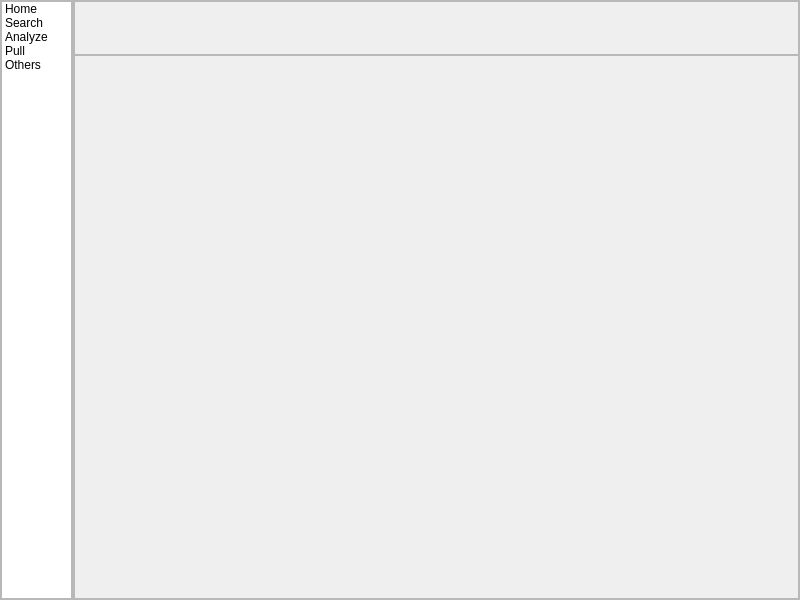
<?xml version="1.0" encoding="UTF-8"?>
<ui version="4.0">
 <class>MainWindow</class>
 <widget class="QMainWindow" name="MainWindow">
  <property name="geometry">
   <rect>
    <x>0</x>
    <y>0</y>
    <width>800</width>
    <height>600</height>
   </rect>
  </property>
  <property name="minimumSize">
   <size>
    <width>800</width>
    <height>600</height>
   </size>
  </property>
  <property name="maximumSize">
   <size>
    <width>800</width>
    <height>600</height>
   </size>
  </property>
  <property name="windowTitle">
   <string>MainWindow</string>
  </property>
  <property name="styleSheet">
   <string notr="true"/>
  </property>
  <widget class="QWidget" name="centralwidget">
   <layout class="QVBoxLayout" name="verticalLayout">
    <property name="spacing">
     <number>0</number>
    </property>
    <property name="leftMargin">
     <number>0</number>
    </property>
    <property name="topMargin">
     <number>0</number>
    </property>
    <property name="rightMargin">
     <number>0</number>
    </property>
    <property name="bottomMargin">
     <number>0</number>
    </property>
    <item>
     <layout class="QHBoxLayout" name="horizontalLayout" stretch="1,10">
      <property name="spacing">
       <number>0</number>
      </property>
      <property name="leftMargin">
       <number>0</number>
      </property>
      <property name="topMargin">
       <number>0</number>
      </property>
      <property name="rightMargin">
       <number>0</number>
      </property>
      <property name="bottomMargin">
       <number>0</number>
      </property>
      <item>
       <widget class="QFrame" name="Side_Menu">
        <property name="frameShape">
         <enum>QFrame::StyledPanel</enum>
        </property>
        <property name="frameShadow">
         <enum>QFrame::Raised</enum>
        </property>
        <layout class="QGridLayout" name="gridLayout_2">
         <property name="leftMargin">
          <number>0</number>
         </property>
         <property name="topMargin">
          <number>0</number>
         </property>
         <property name="rightMargin">
          <number>0</number>
         </property>
         <property name="bottomMargin">
          <number>0</number>
         </property>
         <property name="spacing">
          <number>0</number>
         </property>
         <item row="0" column="0">
          <widget class="QListWidget" name="List_Menu">
           <item>
            <property name="text">
             <string>Home</string>
            </property>
           </item>
           <item>
            <property name="text">
             <string>Search</string>
            </property>
           </item>
           <item>
            <property name="text">
             <string>Analyze</string>
            </property>
           </item>
           <item>
            <property name="text">
             <string>Pull</string>
            </property>
           </item>
           <item>
            <property name="text">
             <string>Others</string>
            </property>
           </item>
          </widget>
         </item>
        </layout>
       </widget>
      </item>
      <item>
       <widget class="QFrame" name="frame_2">
        <property name="frameShape">
         <enum>QFrame::StyledPanel</enum>
        </property>
        <property name="frameShadow">
         <enum>QFrame::Raised</enum>
        </property>
        <layout class="QGridLayout" name="gridLayout" rowstretch="1">
         <property name="leftMargin">
          <number>0</number>
         </property>
         <property name="topMargin">
          <number>0</number>
         </property>
         <property name="rightMargin">
          <number>0</number>
         </property>
         <property name="bottomMargin">
          <number>0</number>
         </property>
         <property name="spacing">
          <number>0</number>
         </property>
         <item row="0" column="0">
          <layout class="QVBoxLayout" name="verticalLayout_3" stretch="1,10">
           <property name="spacing">
            <number>0</number>
           </property>
           <item>
            <widget class="QFrame" name="Top_Bar">
             <property name="frameShape">
              <enum>QFrame::StyledPanel</enum>
             </property>
             <property name="frameShadow">
              <enum>QFrame::Raised</enum>
             </property>
            </widget>
           </item>
           <item>
            <widget class="QFrame" name="Content">
             <property name="frameShape">
              <enum>QFrame::StyledPanel</enum>
             </property>
             <property name="frameShadow">
              <enum>QFrame::Raised</enum>
             </property>
            </widget>
           </item>
          </layout>
         </item>
        </layout>
       </widget>
      </item>
     </layout>
    </item>
   </layout>
  </widget>
 </widget>
 <resources/>
 <connections/>
</ui>
